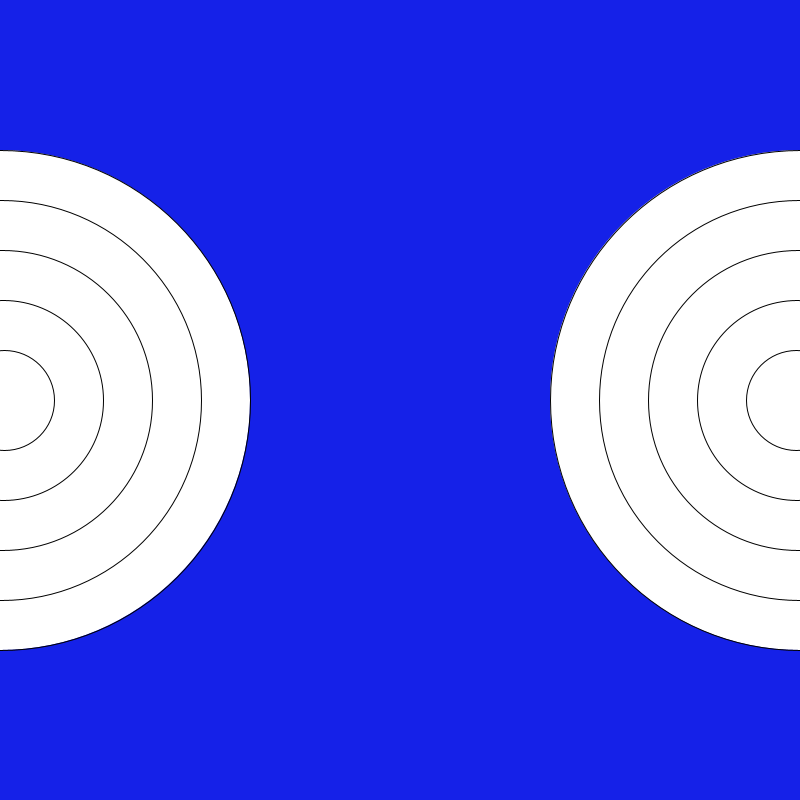
Frame 1 (no input)
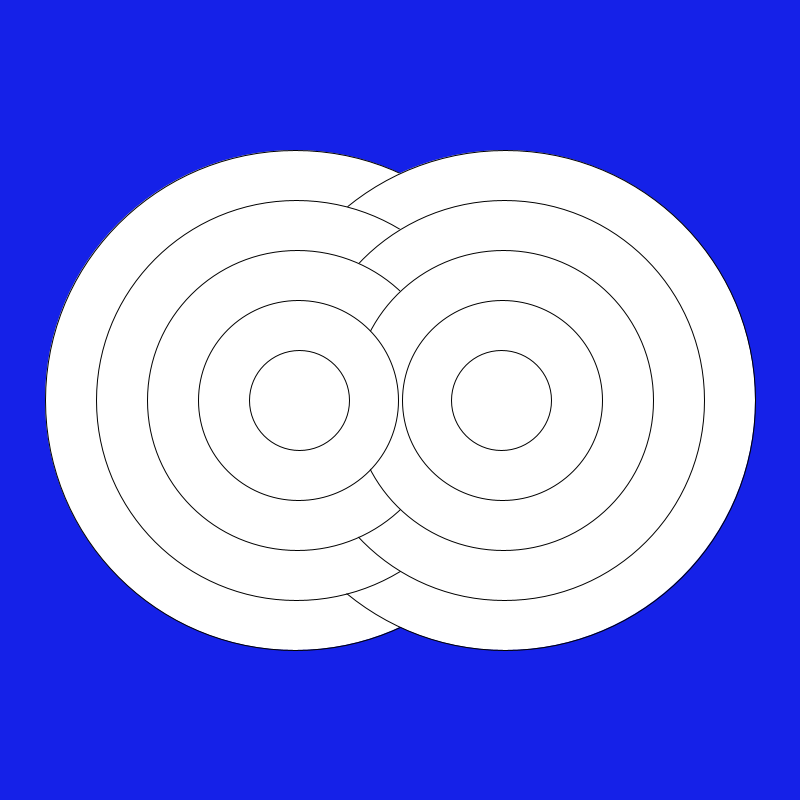
Frame 60 (the mouse pressed at the canvas centre just before this capture)
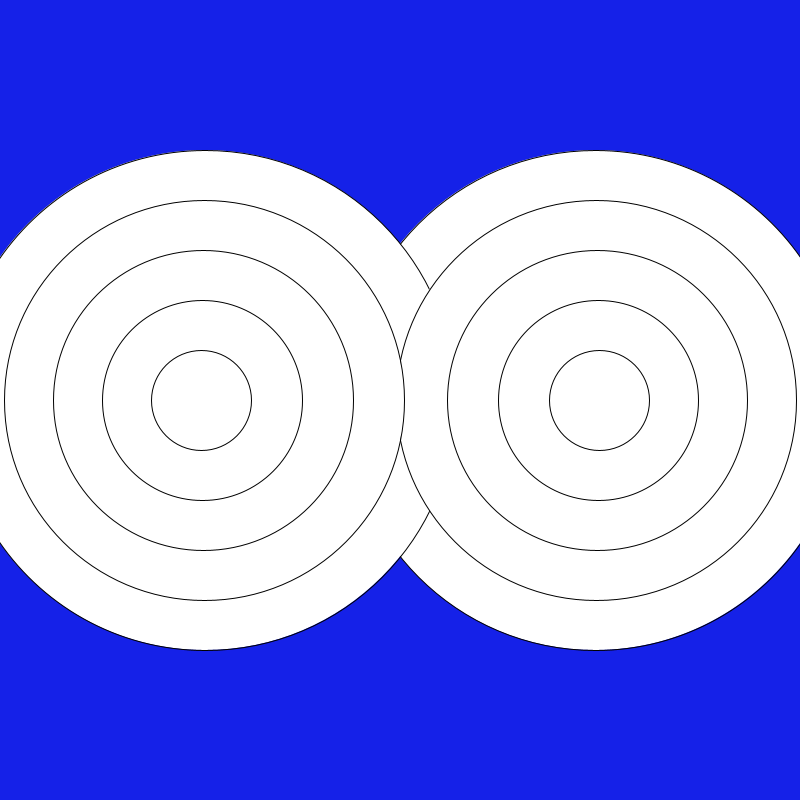
Frame 120 (the mouse held since frame 60 and released just before this capture)

The Processing sketch that drew these frames (run headless with seeded random() and noise(); from frame 60 on, the mouse is pressed at the canvas centre):

// Processing sketch: sketch_180828b
// ── sketch_180828b.pde
void setup(){
  size(800,800);
}
int x1 =0;
int x2= 800;






void draw(){
  background(#1521E8);
for(int i=500;i>10;i-=100){



ellipse(x1++,400,i,i);
ellipse(x2--,400,i,i);
}
}
